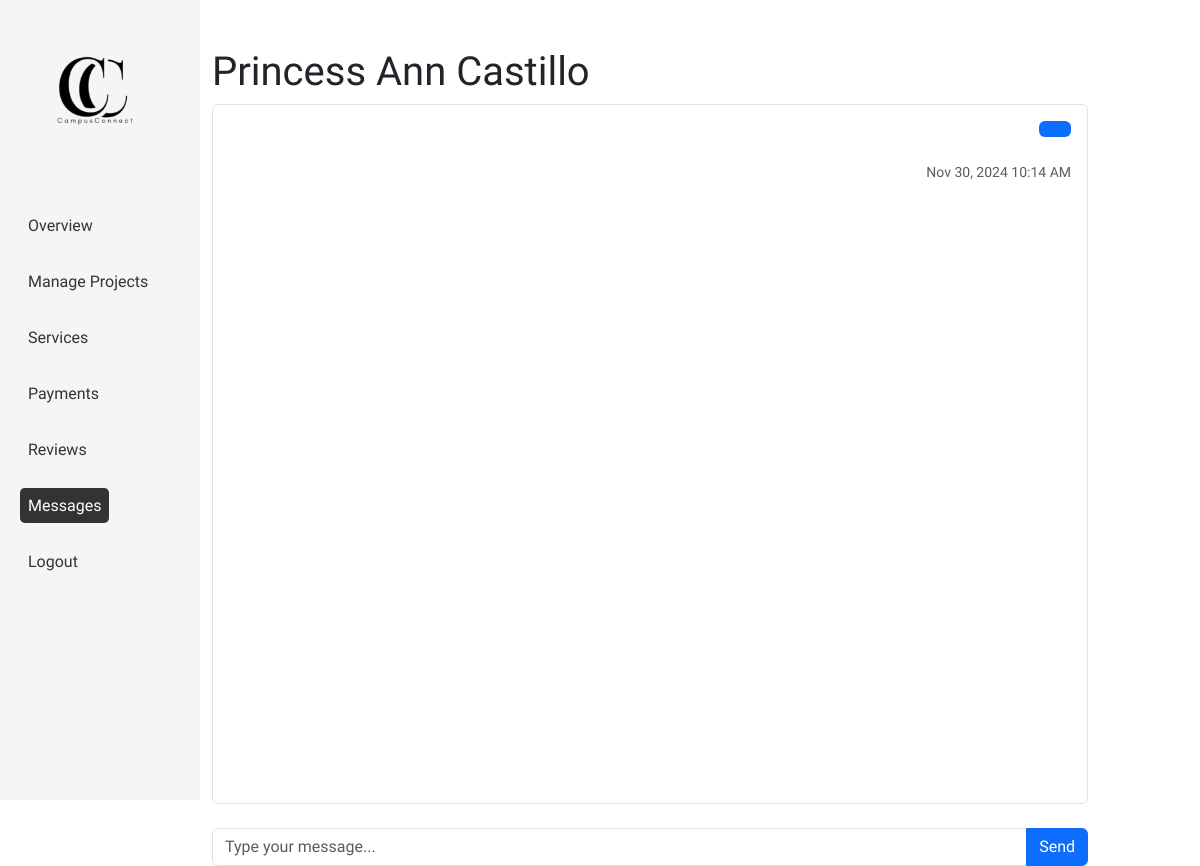
The app's page /client/chat.php?client_id=1 (signed in), older data.
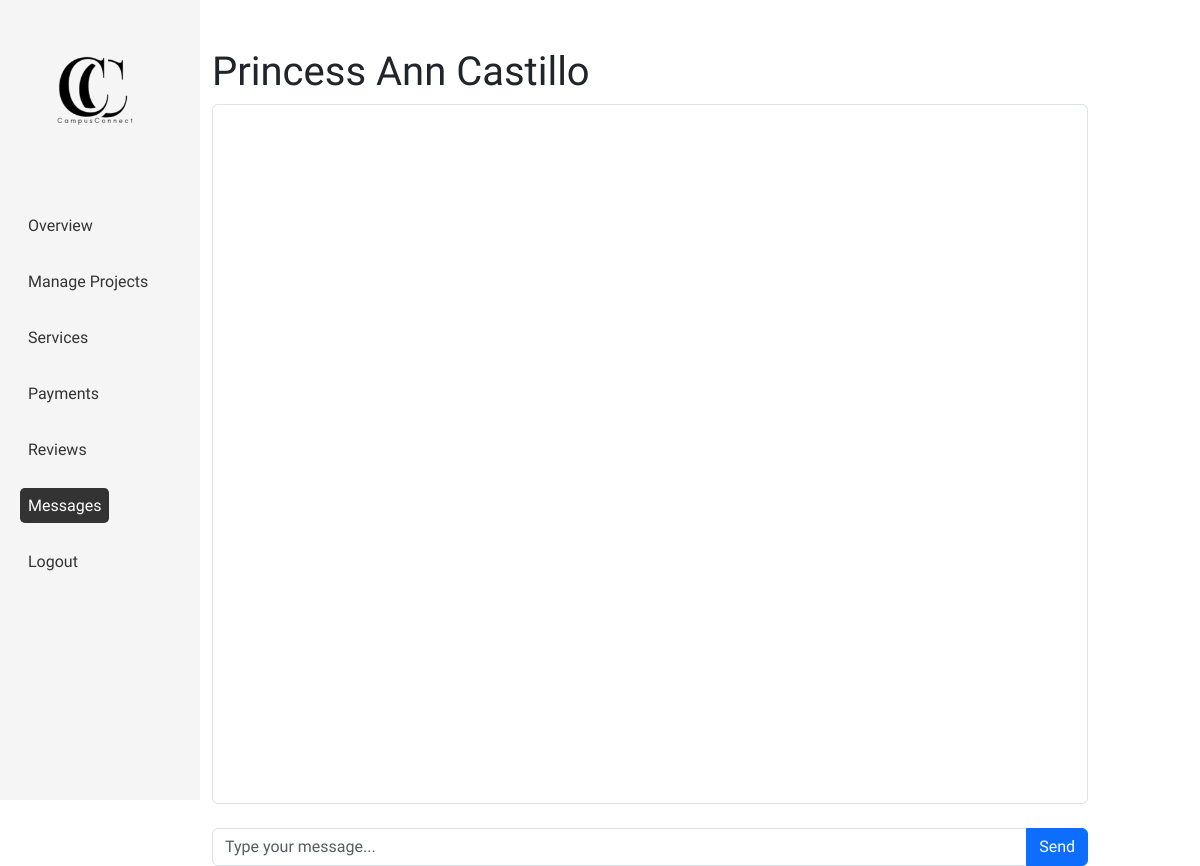
The same page, newer data.
### tables this page shows
CREATE TABLE `messages` (
  `message_id` int(11) NOT NULL,
  `sender_id` int(11) DEFAULT NULL,
  `receiver_id` int(11) DEFAULT NULL,
  `content` text DEFAULT NULL,
  `timestamp` datetime DEFAULT current_timestamp(),
  `is_read` tinyint(1) DEFAULT 0
);

### includes/user_auth.php (called while the page is built, shortened)
<?php
$user_id = $_SESSION['user_id'];

### client/chat.php (the view, shortened to what this page needs)
<?php
require_once '../includes/connection.php';
require_once '../includes/user_auth.php';
$sender_id = $user_id;
$receiver_id = $_GET['client_id'];
$selected_client_query = "SELECT first_name, last_name FROM users WHERE user_id = $receiver_id";
$selected_client_result = mysqli_query($conn, $selected_client_query);
$selected_client = mysqli_fetch_assoc($selected_client_result);
$messages_query = "
    SELECT *
    FROM messages
    WHERE (sender_id = $sender_id AND receiver_id = $receiver_id)
       OR (sender_id = $receiver_id AND receiver_id = $sender_id)
    ORDER BY timestamp ASC
";
$messages_result = mysqli_query($conn, $messages_query);
?>
<!DOCTYPE html>
<html lang="en">
<head>
    <link rel="stylesheet" href="https://cdnjs.cloudflare.com/ajax/libs/bootstrap/5.3.1/css/bootstrap.min.css">
    <link rel="stylesheet" href="../assets/css/sidebar.css">
    <link rel="stylesheet" href="../assets/css/resets.css">
</head>
<body>
  <div class="container-fluid">
    <div class="row">
      <?php include('includes/sidebar.php'); ?>
      <div class="col-12 col-md-9 mt-4 mt-md-5">
        <h1><?php echo htmlspecialchars($selected_client['first_name'] . ' ' . $selected_client['last_name']); ?></h1>
        <div class="chat-box border rounded p-3 mb-4" style="height: 700px; overflow-y: scroll;">
            <?php while ($message = mysqli_fetch_assoc($messages_result)): ?>
                <div class="<?php echo $message['sender_id'] == $sender_id ? 'text-end' : 'text-start'; ?> mb-3">
                    <p class="d-inline-block px-3 py-2 rounded bg-<?php echo $message['sender_id'] == $sender_id ? 'primary text-white' : 'secondary text-white'; ?>">
                    </p>
                    <br>
                    <small class="text-muted"><?php echo date('M d, Y h:i A', strtotime($message['timestamp'])); ?></small>
                </div>
            <?php endwhile; ?>
        </div>
        <form method="POST" class="mt-4">
          <div class="input-group">
            <input type="text" name="content" class="form-control" placeholder="Type your message..." required>
            <button class="btn btn-primary" type="submit">Send</button>
          </div>
        </form>
      </div>
    </div>
  </div>
</body>
</html>

Row changes from the older to the newer data that the page shows:
removed messages: sender_id 10 (drawn), timestamp "Nov 30, 2024 10:14 AM"
